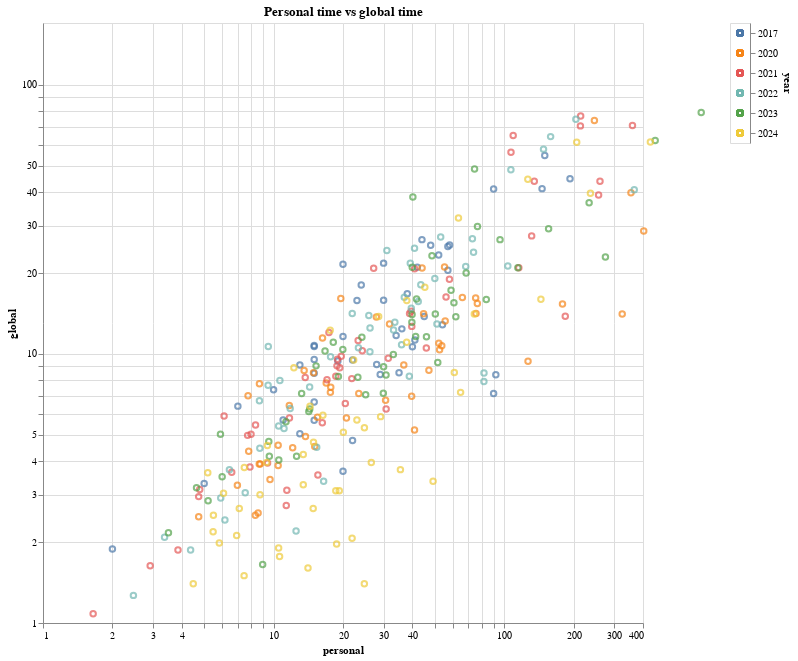

The notebook cell this image was saved under:
### Code cell
selection = alt.selection_multi(fields=['year'])

color = alt.condition(selection,
                      alt.Color('year:N', legend=None),
                      alt.value('lightgray'))

chart = alt.Chart(df).mark_point().encode(
    x=alt.X('personal:Q',scale=alt.Scale(type='log', domain=(1, 400))),
    y=alt.Y('global:Q',scale=alt.Scale(type='log', domain=(1,170))),
    color = color,
    tooltip=['year','day','star']
).properties(
    title='Personal time vs global time',
    width=600,
    height=600)


legend = alt.Chart(df).mark_point().encode(
    y=alt.Y('year:N', axis=alt.Axis(orient='right')),
    color=color
).add_selection(
    selection
)

chart | legend

### Figure 1 — Vega-Lite specification as saved in the notebook (floating-point values rounded to 4 significant figures; data arrays with more than 128 entries replaced by an {"elided": "..."} marker saying what was removed)
{"config": {"view": {"continuousWidth": 400, "continuousHeight": 300}}, "hconcat": [{"mark": "point", "encoding": {"color": {"condition": {"field": "year", "legend": null, "type": "nominal", "selection": "selector001"}, "value": "lightgray"}, "tooltip": [{"field": "year", "type": "quantitative"}, {"field": "day", "type": "quantitative"}, {"field": "star", "type": "quantitative"}], "x": {"field": "personal", "scale": {"domain": [1, 400], "type": "log"}, "type": "quantitative"}, "y": {"field": "global", "scale": {"domain": [1, 170], "type": "log"}, "type": "quantitative"}}, "height": 600, "title": "Personal time vs global time", "width": 600}, {"mark": "point", "encoding": {"color": {"condition": {"field": "year", "legend": null, "type": "nominal", "selection": "selector001"}, "value": "lightgray"}, "y": {"axis": {"orient": "right"}, "field": "year", "type": "nominal"}}, "selection": {"selector001": {"type": "multi", "fields": ["year"]}}}], "data": {"name": "data-ffaf4c7e54c6ba31c6f638a27ce45854"}, "$schema": "https://vega.github.io/schema/vega-lite/v4.17.0.json", "datasets": {"data-ffaf4c7e54c6ba31c6f638a27ce45854": {"elided": "296 records"}}}
